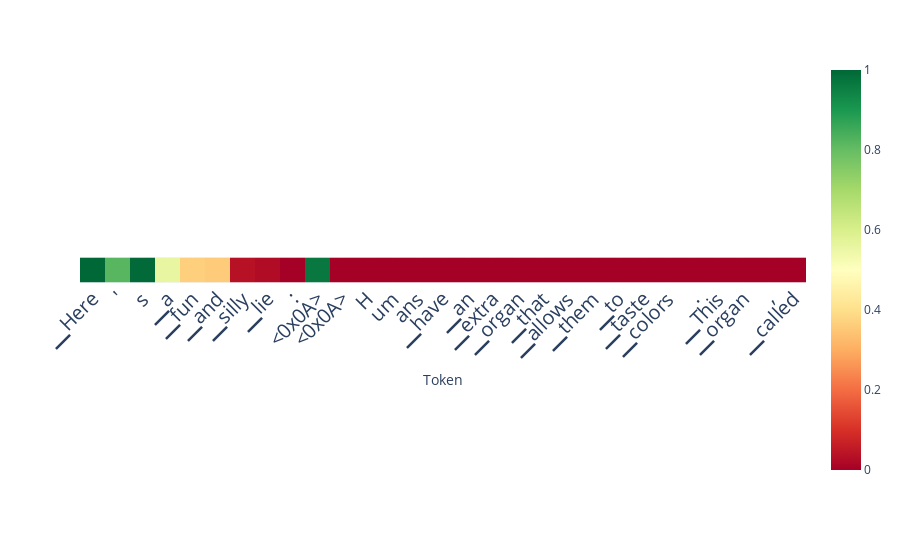

The notebook cell this image was saved under:
### Code cell
# alternative: auto-aggregation
scores_per_token = doc.detect(output['projections'], aggregation_method='auto')
doc.plot_scores_per_token(scores_per_token, tokens, lastn_tokens_to_plot=max_new_tokens, detection_method='classifier')

### Figure 1 — Plotly figure (JSON) as saved in the notebook; plotly's stock layout.template omitted (floating-point values rounded to 4 significant figures)
{"data": [{"coloraxis": "coloraxis", "hovertemplate": "Token: %{x}<br>y: %{y}<br>color: %{z}<extra></extra>", "name": "0", "type": "heatmap", "xaxis": "x", "yaxis": "y", "z": [[0.9999, 0.8182, 0.9964, 0.5586, 0.3673, 0.3586, 0.03559, 0.02399, 3.069e-12, 0.9657, 0.0002, 2.758e-10, 0.0002831, 1.706e-09, 1.634e-12, 1.564e-10, 8.962e-11, 1.55e-10, 4.768e-12, 8.616e-11, 5.514e-08, 1.047e-10, 4.315e-13, 4.175e-08, 1.924e-08, 9.486e-06, 2.786e-09, 2.441e-09, 6.883e-09]]}], "layout": {"autosize": true, "coloraxis": {"cmax": 1, "cmin": 0, "colorscale": [[0, "rgb(165,0,38)"], [0.1, "rgb(215,48,39)"], [0.2, "rgb(244,109,67)"], [0.3, "rgb(253,174,97)"], [0.4, "rgb(254,224,139)"], [0.5, "rgb(255,255,191)"], [0.6, "rgb(217,239,139)"], [0.7, "rgb(166,217,106)"], [0.8, "rgb(102,189,99)"], [0.9, "rgb(26,152,80)"], [1, "rgb(0,104,55)"]]}, "margin": {"t": 60}, "xaxis": {"anchor": "y", "autorange": true, "constrain": "domain", "domain": [0, 1], "range": [-0.5, 28.5], "scaleanchor": "y", "tickangle": -45, "tickfont": {"size": 20}, "ticktext": ["▁Here", "'", "s", "▁a", "▁fun", "▁and", "▁silly", "▁lie", ":", "<0x0A>", "<0x0A>", "H", "um", "ans", "▁have", "▁an", "▁extra", "▁organ", "▁that", "▁allows", "▁them", "▁to", "▁taste", "▁colors", ".", "▁This", "▁organ", ",", "▁called", "▁the"], "tickvals": [0, 1, 2, 3, 4, 5, 6, 7, 8, 9, 10, 11, 12, 13, 14, 15, 16, 17, 18, 19, 20, 21, 22, 23, 24, 25, 26, 27, 28, 29], "title": {"text": "Token"}}, "yaxis": {"anchor": "x", "autorange": true, "constrain": "domain", "domain": [0.4418, 0.5582], "range": [0.5, -0.5], "showticklabels": false}}}
